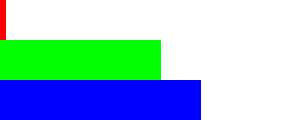
Frame 1 (no input)
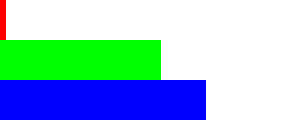
Frame 60 (the mouse pressed at the canvas centre just before this capture)
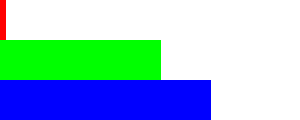
Frame 120 (the mouse held since frame 60 and released just before this capture)

The Processing sketch that drew these frames (run headless with seeded random() and noise(); from frame 60 on, the mouse is pressed at the canvas centre):

// Processing sketch: sketch_140613_2
// ── sketch_140613_2.pde
void setup(){
  size(300,120);
}
void drawRect(float x,float y,float w,float h,color c){
  rectMode(CORNER);
  stroke(c);
  fill( c );
  rect( x, y , w , h );
}
void draw(){
  background(255);
  float x = map(hour(), 0, 60 , 0 , width );
  drawRect(0,0,x,height/3,color( 255 , 0 , 0 ));
  x = map(minute(), 0 , 60 , 0 , width );
  drawRect(0,height/3,x,height/3,color( 0 ,255 , 0 ));
  x = map(second(), 0 , 60 , 0 , width );
  drawRect(0,2*height/3,x,height/3,color( 0 , 0 , 255 ));
}
